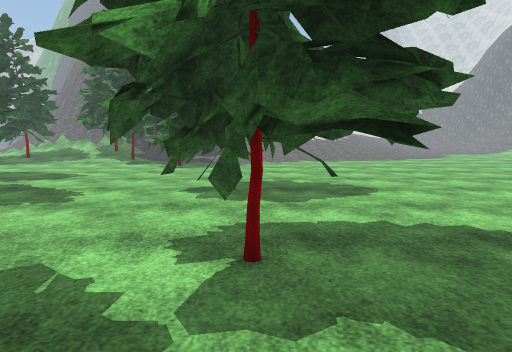
view 1 (above)

23 first-person views from a walk through a scene from a Unity 3-D project. The camera is 1.4 m above the floor, tilts 6° down and sees 70° across. The floor is counted in squares, 1 m on a side. Each view is taken from the middle of a square. On the plan, view 1 faces up. The plan holds only what a view shows up to about 16 squares ahead; the rest is blank. The place goes on beyond the plan. The player character is not drawn. Some animated figures are not drawn. Some surface patterns are stand-ins.

view 2
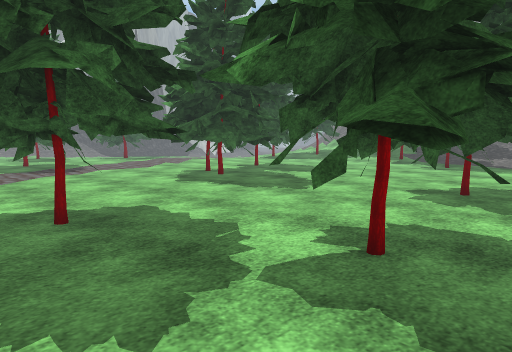

view 3
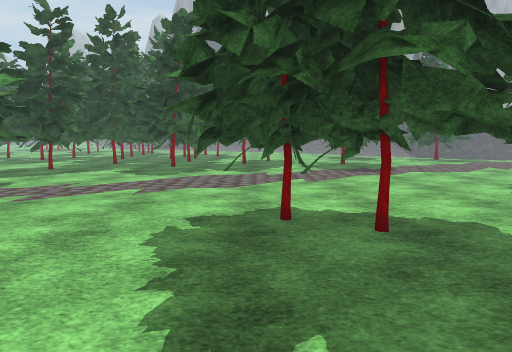

view 4
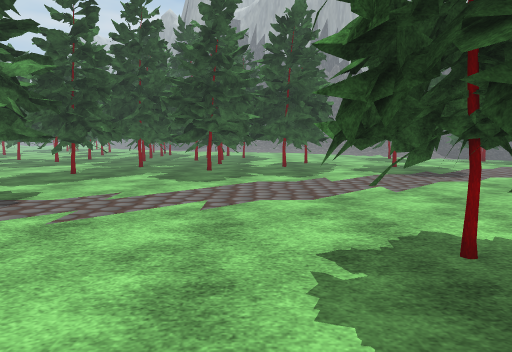

view 5
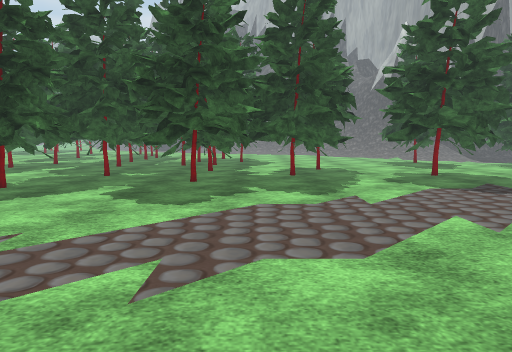

view 6
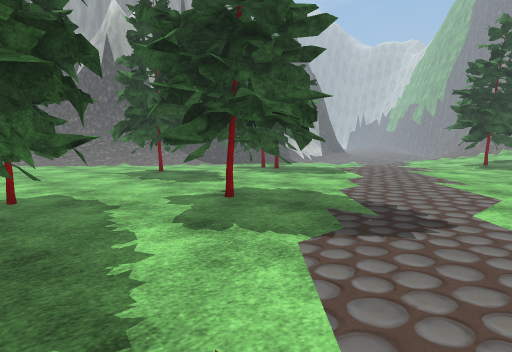

view 7
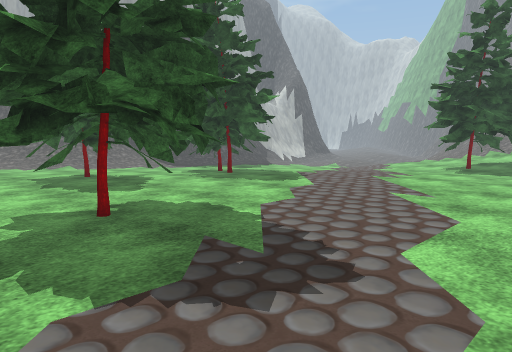

view 8
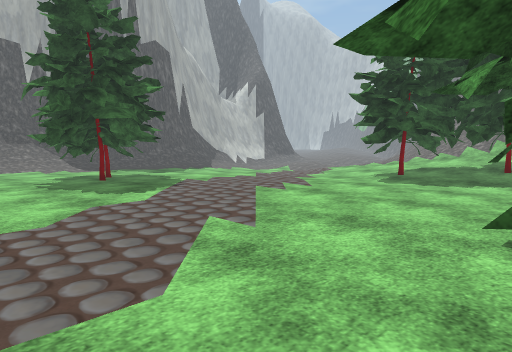

view 9
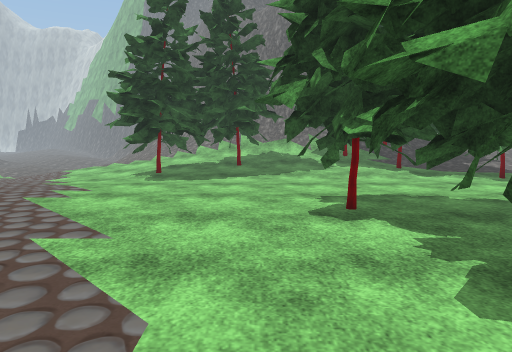

view 10
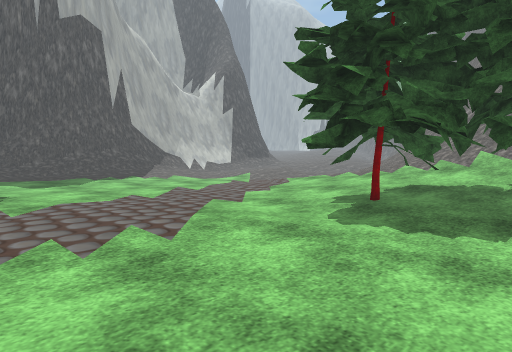

view 11
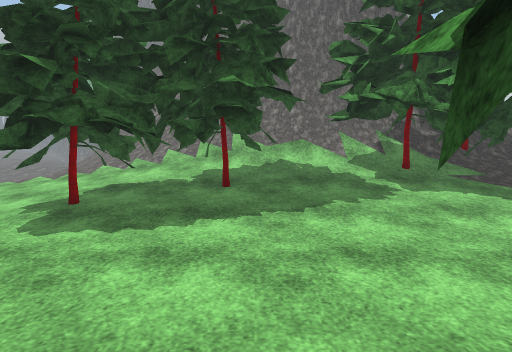

view 12
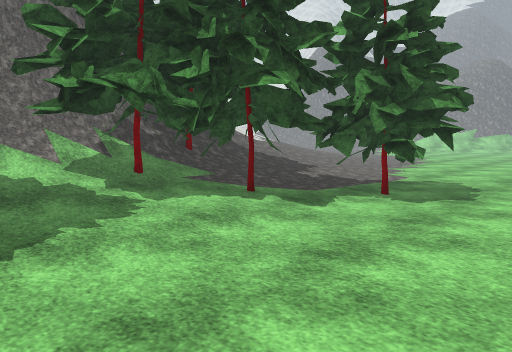

view 13
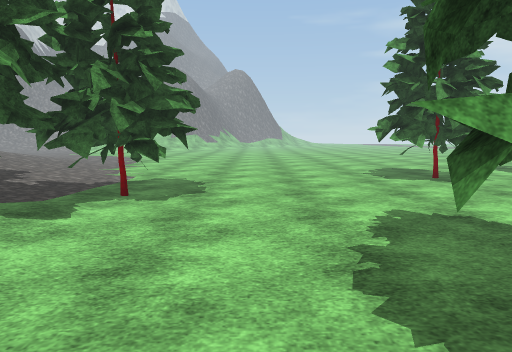

view 14
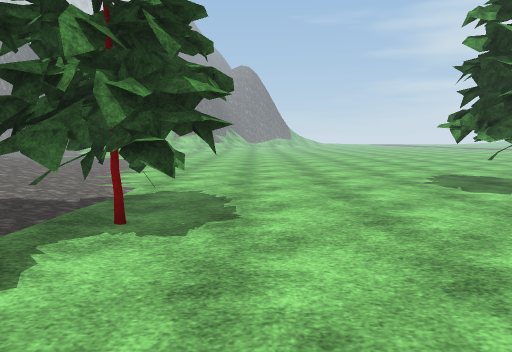

view 15
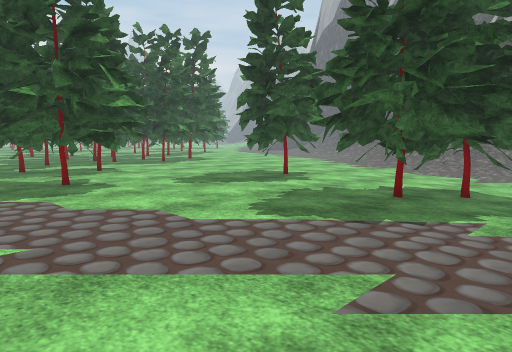

view 16
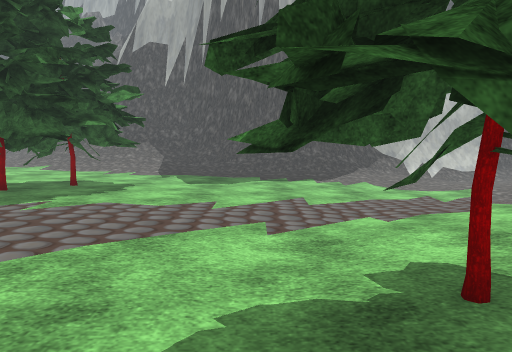

view 17
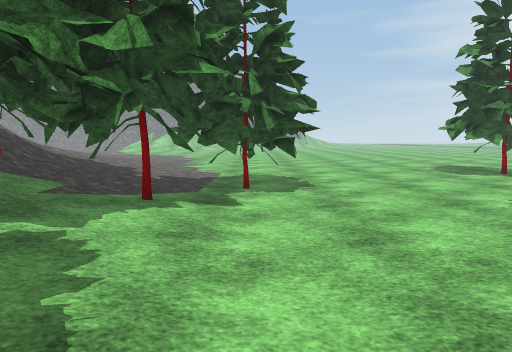

view 18
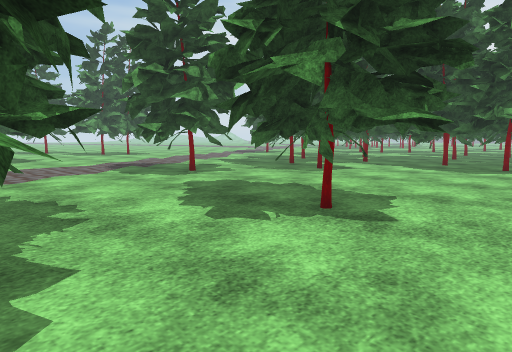

view 19
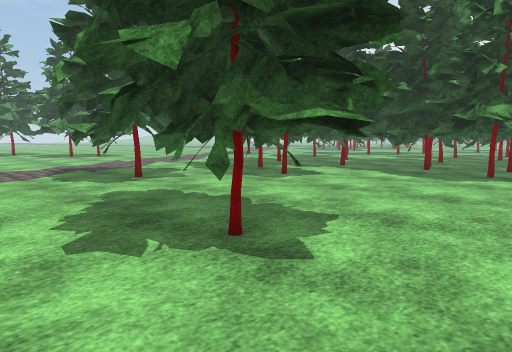

view 20
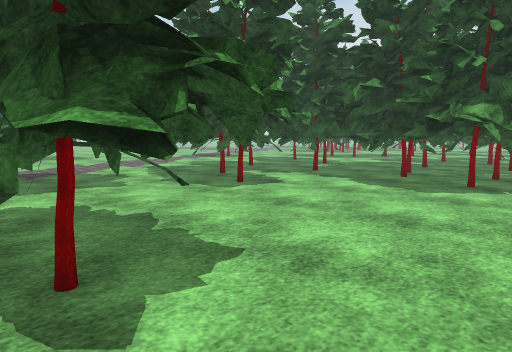

view 21
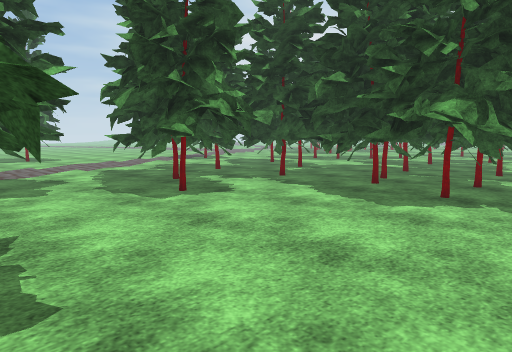

view 22
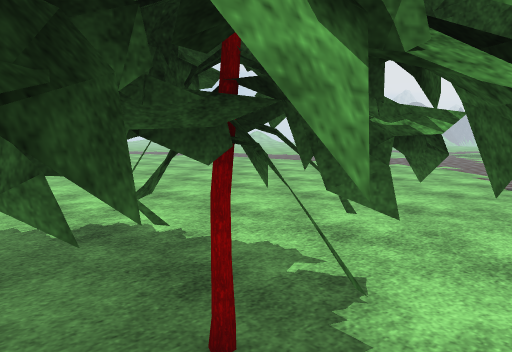

view 23
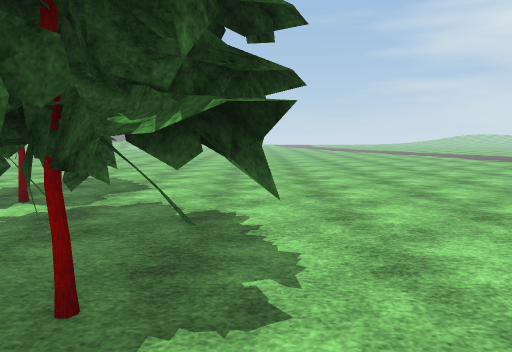

### Floor plan
Key: @ floor where view 1 was taken; # wall or solid block; . main floor; : floor 0.25 m higher than the main floor; - floor 0.25 m lower than the main floor; _ floor 0.5 m lower than the main floor; < floor 0.75 m lower than the main floor; ( floor 1 m lower than the main floor; / step, stairs or slope; = window, fence, low wall or low ledge; T thing the floor can be seen under or through.
Columns run from 29 left of view 1 to 4 right of it. Each row starts with its distance up from view 1.
 28 <<<      /////
 27 <(<<     /////  ####
 26 (<<<   //////////=##     ///   ///
 25 <<<<_/_--./////////#    #///////::
 24 _<<____--..:// ##//##    /////:::.
 23 ________--.TT:###//#### ////:::...
 22 ________---TTTT##//:##TT::/:......
 21 ________---TTTT##.::#:TTT ........
 20 _______----#TTT#......TTTTT.......
 19 ______------TT.........TTTT.......
 18 _____-----..............TT........
 17 ____-----.........................
 16 ___-----..........................
 15 __-----..........## ..............
 14 _-#####..........###..............
 13 -######..........###..............
 12 --#####...........T.........TT....
 11 ----###..........#TT.......TT ....
 10 ---..............#TTT##....TTTT...
  9 --................TTT##....T T....
  8 ...###............ T ##...........
  7 ..####....T ........##............
  6 ..####...TTTT.....................
  5 .........TTTT..............TTTTT..
  4 .........TT ...............TTT ...
  3 ...........T...........T.T..TTT...
  2  ......TT..............TTT........
  1  ......TTTTT..........TTT.........
  0  ......TTTTTT.........TTTT...@....
 -1  .##....TTT##..........TT.........
 -2   ####....####....................
 -3     ###.#.#####...................
 -4      ##########...................
 -5           #####...................
 -6            #......................
 -7            ##.........  ... ......
 -8            #####..##    ...  .....
 -9               ##..      ...   ....

Positions as (right, up) in squares from view 1, and headings:
1: (0, 0), facing up
2: (2, 0), facing up-left
3: (1, 0), facing left
4: (-1, -2), facing left
5: (-5, -2), facing left
6: (-12, -1), facing up-left
7: (-12, 2), facing up-left
8: (-11, 7), facing up-left
9: (-13, 6), facing up
10: (-13, 13), facing up-left
11: (-13, 13), facing up
12: (-13, 15), facing up-right
13: (-13, 16), facing right
14: (-10, 17), facing right
15: (-15, 16), facing down-left
16: (-14, 19), facing left
17: (-14, 19), facing right
18: (-29, 12), facing down-right
19: (-29, 10), facing down-right
20: (-29, 8), facing down-right
21: (-29, 6), facing down-right
22: (-7, 2), facing down-right
23: (-8, -1), facing right
